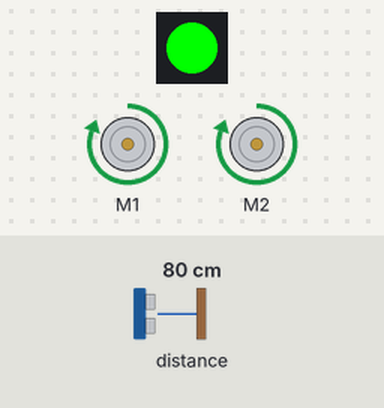
The program below on a simulated Calliope mini (MakeCode). Parts: 1 RGB LEDs in strip order, left to right, 2 × DC motor (green arrow = forward, orange = backward, longer = faster). The inputs (shaded band) are chosen by the test bench; at power-on: distance to the obstacle 80 cm.

Above: at 1.2 s.
1.3 s: distance to the obstacle set to 74 cm
At 1.9 s:
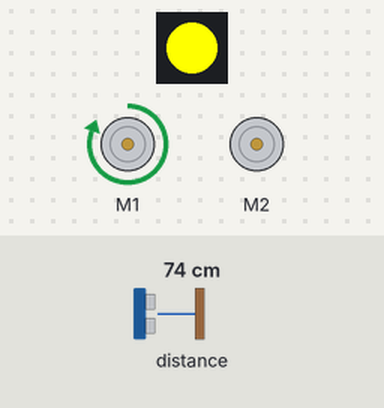
2.8 s: distance to the obstacle set to 55 cm
4.3 s: distance to the obstacle set to 47 cm
At 4.8 s:
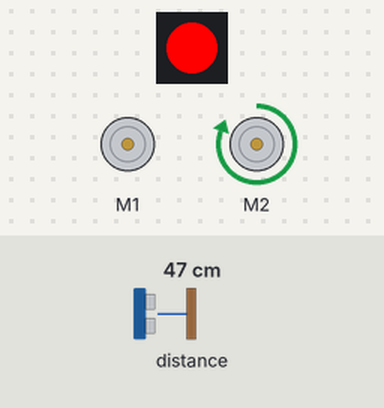
5.8 s: distance to the obstacle set to 60 cm
At 7.0 s:
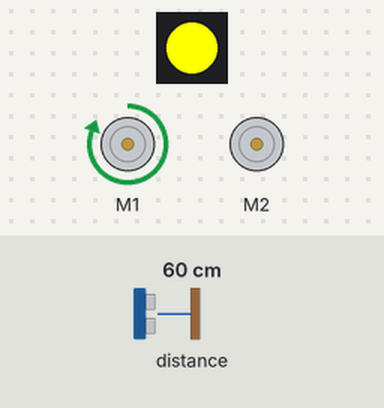
7.3 s: distance to the obstacle set to 2 cm
At 8.7 s:
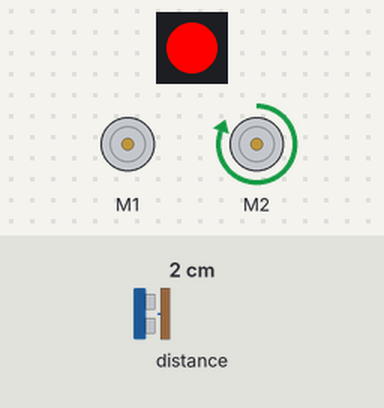
Timing chart, 0 to 9.8 s (numbered marks = the images above; inputs shaded):
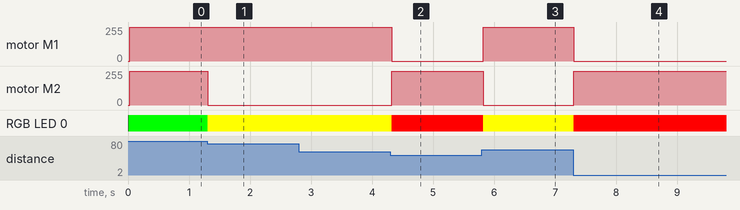

Measured:
- the behaviour switches between 80 and 79 cm on distance to the obstacle (found by bisection; images 0 and 1)
- the behaviour switches between 50 and 49 cm on distance to the obstacle (found by bisection; images 1 and 2)
- after the input at 1.3 s, motor M2: forward 255/255 → stopped at once; RGB LED 0: RGB(0, 255, 0) → RGB(255, 255, 0) at once
- after the input at 2.8 s, every drawn part: stays the same
- after the input at 4.3 s, motor M1: forward 255/255 → stopped at once; motor M2: stopped → forward 255/255 at once; RGB LED 0: RGB(255, 255, 0) → RGB(255, 0, 0) at once
- after the input at 5.8 s, motor M1: stopped → forward 255/255 at once; motor M2: forward 255/255 → stopped at once; RGB LED 0: RGB(255, 0, 0) → RGB(255, 255, 0) at once
- after the input at 7.3 s, motor M1: forward 255/255 → stopped at once; motor M2: stopped → forward 255/255 at once; RGB LED 0: RGB(255, 255, 0) → RGB(255, 0, 0) at once

The program:

main.ts
```typescript
function gerade () {
    ausweichen = 0
    motors.dualMotorPower(Motor.AB, motorLeistung)
}
function nachLinks () {
    if (ausweichen > 2) {
        motors.dualMotorPower(Motor.A, 100)
        motors.dualMotorPower(Motor.B, 0)
        ausweichen += 1
        if (ausweichen == 5) {
            gerade()
        }
    } else {
        motors.dualMotorPower(Motor.A, 100)
        motors.dualMotorPower(Motor.B, 0)
    }
}
function nachRechts () {
    if (ausweichen > 2) {
        motors.dualMotorPower(Motor.A, 0)
        motors.dualMotorPower(Motor.B, 100)
        ausweichen += 1
        if (ausweichen == 5) {
            gerade()
        }
    } else {
        motors.dualMotorPower(Motor.A, 0)
        motors.dualMotorPower(Motor.B, 100)
    }
}
let ausweichen = 0
let motorLeistung = 0
motorLeistung = 100
ausweichen = 0
basic.forever(function () {
    if (grove.measureInCentimeters(DigitalPin.C16) < 50) {
        basic.setLedColor(0xff0000)
        nachRechts()
    } else {
        if (grove.measureInCentimeters(DigitalPin.C16) < 80) {
            basic.setLedColor(0xffff00)
            nachLinks()
        } else {
            basic.setLedColor(0x00ff00)
            gerade()
        }
    }
})
```

test.ts
```typescript
// Hier kann man Tests durchführen; diese Datei wird nicht kompiliert, wenn dieses Paket als Erweiterung verwendet wird.
```
